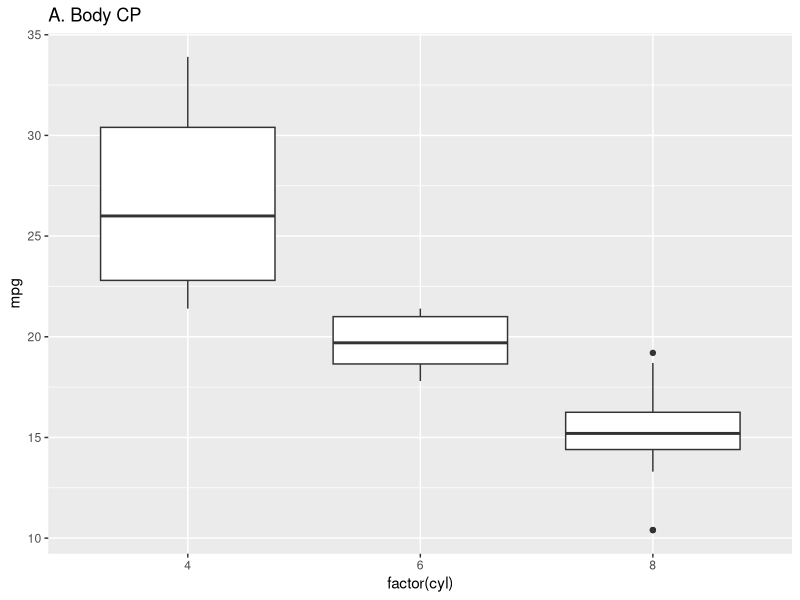
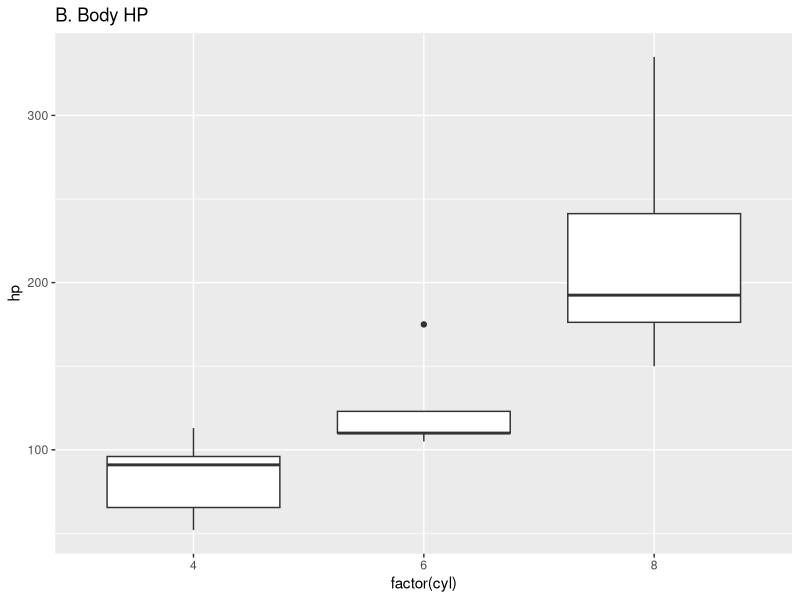
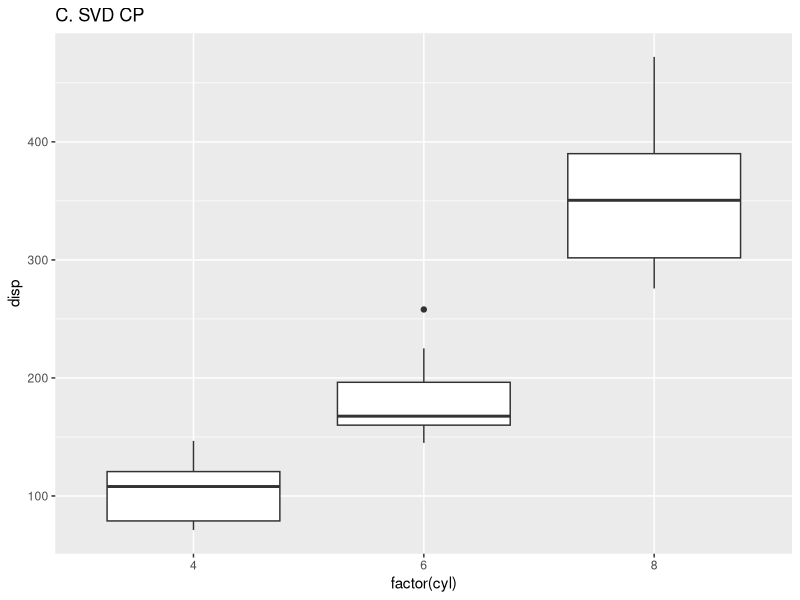
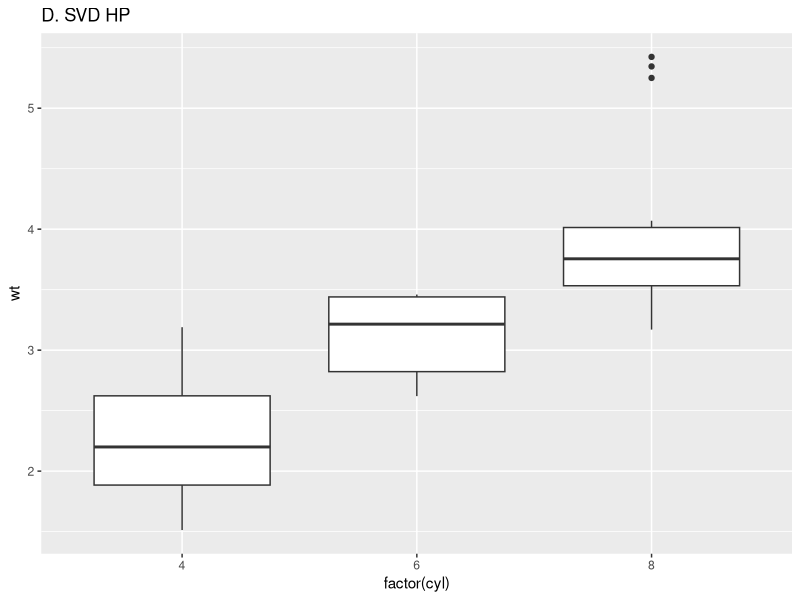

Here is the R script that generated these plots, in order: (Note: this script raises an error after producing the figures.)
library(ggplot2)
library(patchwork)
library(cowplot)

p1 <- ggplot(mtcars, aes(factor(cyl), mpg)) + geom_boxplot() + ggtitle("A. Body CP")
p2 <- ggplot(mtcars, aes(factor(cyl), hp)) + geom_boxplot() + ggtitle("B. Body HP")
p3 <- ggplot(mtcars, aes(factor(cyl), disp)) + geom_boxplot() + ggtitle("C. SVD CP")
p4 <- ggplot(mtcars, aes(factor(cyl), wt)) + geom_boxplot() + ggtitle("D. SVD HP")

p1 <- ggdraw(p1) + draw_image("images/Pollen_load_CP.png", x = 1, y = 1, hjust = 1, vjust = 1, width = 0.2, height = 0.2)
p2 <- ggdraw(p2) + draw_image("images/Pollen_load_HP.png", x = 1, y = 1, hjust = 1, vjust = 1, width = 0.2, height = 0.2)
p3 <- ggdraw(p3) + draw_image("images/SVD.png", x = 1, y = 1, hjust = 1, vjust = 1, width = 0.2, height = 0.2)
p4 <- ggdraw(p4) + draw_image("images/SVD_HP.png", x = 1, y = 1, hjust = 1, vjust = 1, width = 0.2, height = 0.2)

combined <- (p1 | p2) / (p3 | p4)

ggsave("test_inset.png", combined, width=10, height=8)
